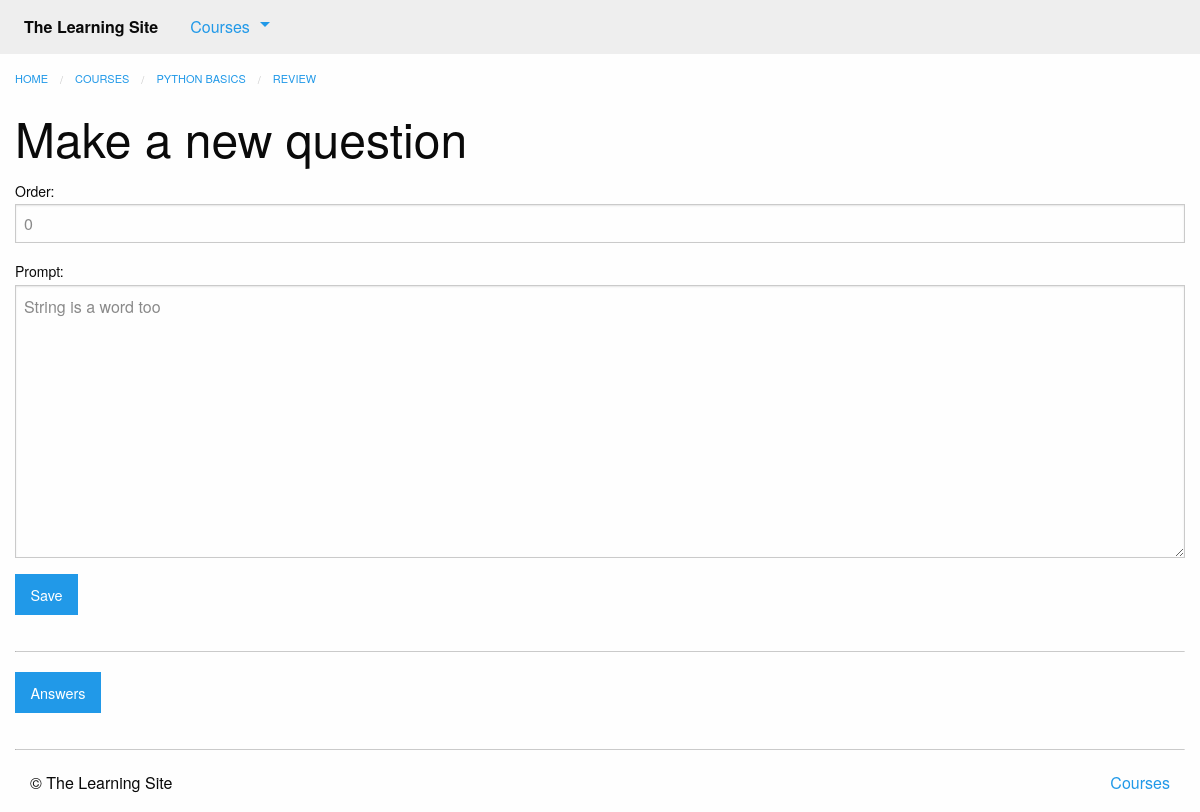
The app's page /courses/1/edit_question/1/ (signed in), older data.
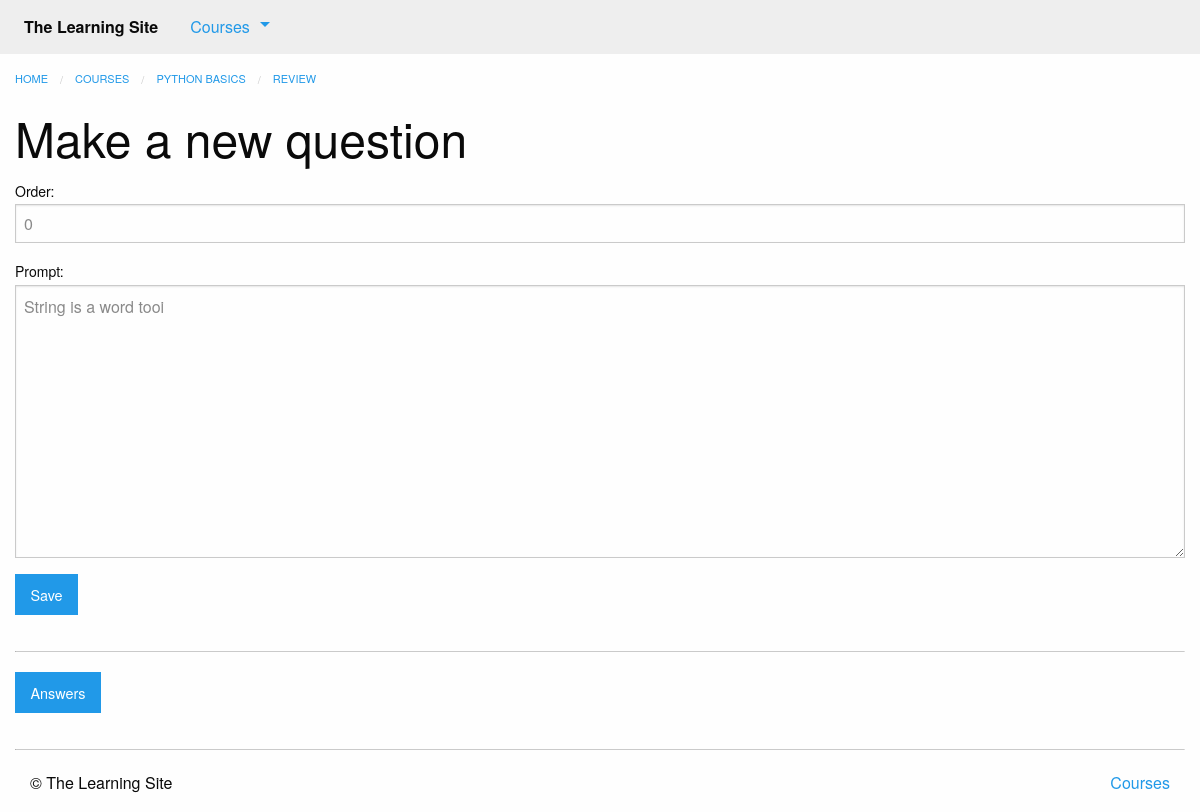
The same page, newer data.
### courses/models.py (models this page shows, shortened)
class Question(models.Model):
    quiz = models.ForeignKey(Quiz)
    order = models.IntegerField(default=0)
    prompt = models.TextField()
    class Meta:
        ordering = ['order',]

### courses/views.py (the view)
# urls.py: url(r'(?P<quiz_pk>\d+)/edit_question/(?P<question_pk>\d+)/$', views.edit_question,
@login_required
def edit_question(request, quiz_pk, question_pk):
    question = get_object_or_404(models.Question, pk=question_pk, quiz_id=quiz_pk)
    if hasattr(question, 'truefalsequestion'):
        form_class = forms.TrueFalseQuestionForm
        question = question.truefalsequestion
    else:
        form_class = forms.MultipleChoiceQuestionForm
        question = question.multiplechoicequestion
    form = form_class(instance=question)
    if request.method == 'POST':
        form = form_class(request.POST, instance=question)
        if form.is_valid():
            form.save()
            messages.success(request, "Updated question")
            return HttpResponseRedirect(question.quiz.get_absolute_url())
    return render(request, 'courses/question_form.html', {'form': form, 'quiz': question.quiz})

### courses/forms.py
class TrueFalseQuestionForm(forms.ModelForm):
	class Meta:
		model = models.TrueFalseQuestion
		fields = ['order', 'prompt']

### courses/templatetags/course_extras.py (called while the page is built)
@register.inclusion_tag('courses/course_nav.html')
def nav_courses_list():
    courses = Course.objects.all()[:5]
    return {'courses': courses}

### courses/templates/courses/question_form.html (shortened to what this page needs)
{% extends "courses/layout.html" %}
{% load course_extras %}
{% block breadcrumbs %}
    <li><a href="{% url 'courses:detail' pk=quiz.course.pk %}">{{ quiz.course.title }}</a></li>
    <li><a href="{% url 'courses:quiz' course_pk=quiz.course.pk step_pk=quiz.pk %}">{{ quiz.title }}</a></li>
{% endblock %}
{% block content %}
    <div class="row columns">
    	{{ block.super }}
        <h1>Make a new question</h1>
        <form method="POST" action="">
            {{ form.as_p }}
            <input type="submit" class="button" value="Save">
        </form>
        {% if user.is_authenticated and form.instance.pk %}
            <hr>
            <a href="{% url 'courses:create_answer' question_pk=form.instance.pk %}" class="button">Answers</a>
        {% endif %}
    </div>
{% endblock %}

Row changes from the older to the newer data that the page shows:
changed Question: prompt "String is a word too" → "String is a word tooi"
